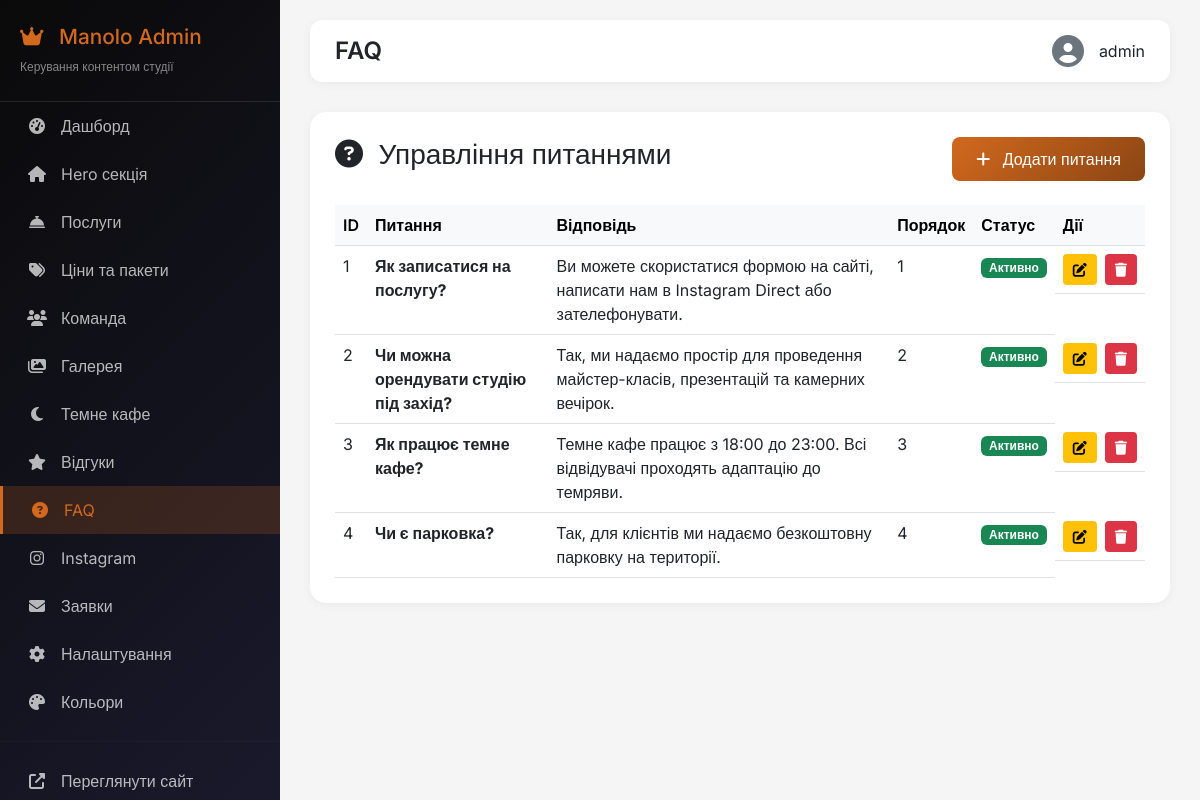
The app's page /admin/faqs (signed in) with its own data.
### app.py (models this page shows)
class FAQ(db.Model):
    __tablename__ = 'faqs'
    id = db.Column(db.Integer, primary_key=True)
    question = db.Column(db.String(200), nullable=False)
    answer = db.Column(db.Text, nullable=False)
    order = db.Column(db.Integer, default=0)
    is_active = db.Column(db.Boolean, default=True)

### app.py (the view)
@app.route('/admin/faqs')
@login_required
def admin_faqs():
    faqs = FAQ.query.order_by(FAQ.order).all()
    return render_template('admin/faqs_list.html', faqs=faqs)

### app.py (called while the page is built)
def login_required(f):
    @wraps(f)
    def decorated_function(*args, **kwargs):
        if not session.get('admin_logged_in'):
            flash('Будь ласка, увійдіть в адмін-панель', 'warning')
            return redirect(url_for('admin_login'))
        return f(*args, **kwargs)
    return decorated_function

### templates/admin/faqs_list.html
{% extends "admin/layout.html" %}
{% block title %}FAQ{% endblock %}
{% block content %}
<div class="admin-card">
    <div class="d-flex justify-content-between align-items-center mb-4">
        <h3><i class="fas fa-question-circle me-2"></i> Управління питаннями</h3>
        <a href="{{ url_for('admin_faq_edit') }}" class="btn btn-primary">
            <i class="fas fa-plus me-2"></i> Додати питання
        </a>
    </div>
    {% if faqs %}
    <div class="table-responsive">
        <table class="table table-hover">
            <thead class="table-light">
                <tr>
                    <th>ID</th>
                    <th>Питання</th>
                    <th>Відповідь</th>
                    <th>Порядок</th>
                    <th>Статус</th>
                    <th>Дії</th>
                </tr>
            </thead>
            <tbody>
                {% for faq in faqs %}
                <tr>
                    <td>{{ faq.id }}</td>
                    <td><strong>{{ faq.question }}</strong></td>
                    <td>{{ faq.answer|truncate(100) }}</td>
                    <td>{{ faq.order }}</td>
                    <td>
                        {% if faq.is_active %}
                        <span class="badge bg-success">Активно</span>
                        {% else %}
                        <span class="badge bg-secondary">Приховано</span>
                        {% endif %}
                    </td>
                    <td class="table-actions">
                        <a href="{{ url_for('admin_faq_edit', id=faq.id) }}" class="btn btn-sm btn-warning">
                            <i class="fas fa-edit"></i>
                        </a>
                        <a href="{{ url_for('admin_faq_delete', id=faq.id) }}" class="btn btn-sm btn-danger" onclick="return confirm('Видалити питання?')">
                            <i class="fas fa-trash"></i>
                        </a>
                    </td>
                </tr>
                {% endfor %}
            </tbody>
        </table>
    </div>
    {% else %}
    <div class="text-center py-5">
        <i class="fas fa-question-circle fa-3x text-muted mb-3"></i>
        <p>Немає доданих питань</p>
        <a href="{{ url_for('admin_faq_edit') }}" class="btn btn-primary">Додати перше питання</a>
    </div>
    {% endif %}
</div>
{% endblock %}

### templates/admin/layout.html (style rules this page uses)
* { margin: 0; padding: 0; box-sizing: border-box; }
body { font-family: 'Inter', sans-serif; background: #f5f5f5; }
.admin-card { background: white; border-radius: 16px; padding: 25px; margin-bottom: 25px; box-shadow: 0 2px 10px rgba(0,0,0,0.05); }
.btn-primary { background: linear-gradient(135deg, #D2691E, #8B4513); border: none; padding: 10px 24px; border-radius: 8px; transition: all 0.3s; }
.btn-warning { background: #ffc107; border: none; color: #000; }
.btn-danger { background: #dc3545; border: none; }
.table { margin-bottom: 0; }
.table th { font-weight: 600; border-bottom-width: 1px; }
.table-actions { display: flex; gap: 8px; white-space: nowrap; }
.table-actions .btn-sm { padding: 5px 10px; }

### records on screen
FAQ: id "1", question "Як записатися на послугу?", answer "Ви можете скористатися формою на сайті, написати нам в Instagram Direct або зателефонувати.", order "1", is_active "Активно"
FAQ: id "2", question "Чи можна орендувати студію під захід?", answer "Так, ми надаємо простір для проведення майстер-класів, презентацій та камерних вечірок.", order "2", is_active "Активно"
FAQ: id "3", question "Як працює темне кафе?", answer "Темне кафе працює з 18:00 до 23:00. Всі відвідувачі проходять адаптацію до темряви.", order "3", is_active "Активно"
FAQ: id "4", question "Чи є парковка?", answer "Так, для клієнтів ми надаємо безкоштовну парковку на території.", order "4", is_active "Активно"

### other values on screen
{{ session.get('admin_username', 'Admin') }} "admin"
